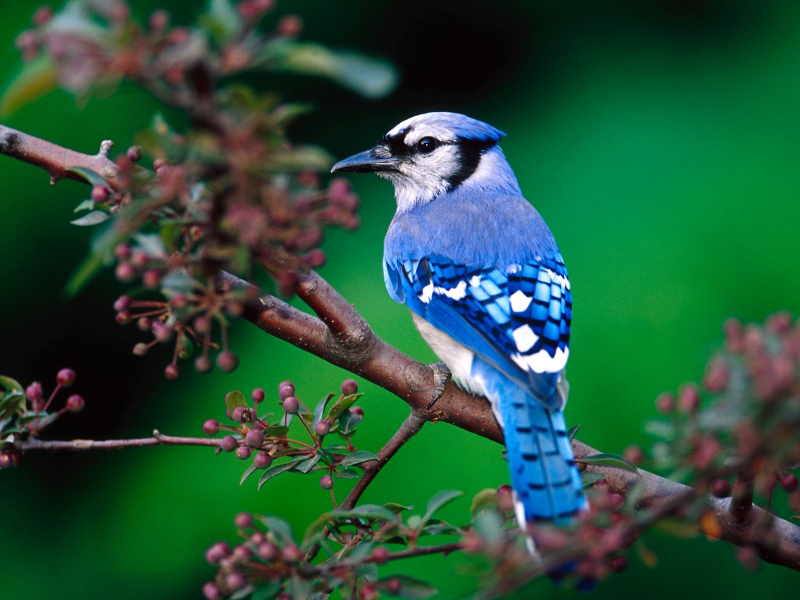
%> input picture src/Beautiful-Green-Nature-With-Birds-Blue-Jay-Bird - Copy.jpg, 1600 x 1200 px (shown at 1/2 size)
$ octave q1.m   (GNU Octave 9; MATLAB toolbox functions it lacks are replaced by stand-ins)
%> lines starting %> are read from the running program, lines starting %| are printed output that depends on the picture
img = imread('Beautiful-Green-Nature-With-Birds-Blue-Jay-Bird - copy.jpg');
%> img is the input picture: size 1200x1600x3 uint8; mean R, G, B 38.2, 82.9, 59.4
img = im2double(rgb2gray(img));
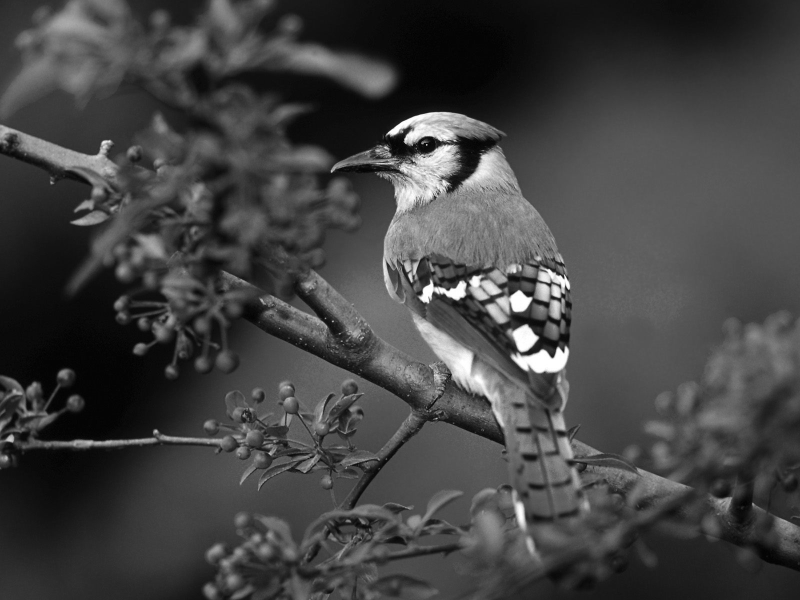
%> img: size 1200x1600 double (shown at 1/2 size); min 0, max 1, mean 0.262

%img = imresize(img, 0.5);
%img = ones(size(img));

blur_angle = 0.5;

sm = size(img) * tand(blur_angle); %safe_margins
%> sm = [10.47 13.96]
sm = ceil(sm) + 2; % +2 to be extra safe...
%> sm = [13 16]

%interp = 'bilinear';
interp = 'bicubic';

%% create synthetic blurred image
% todo: synth blur kernel
r = imrotate(img, blur_angle, interp, 'crop');
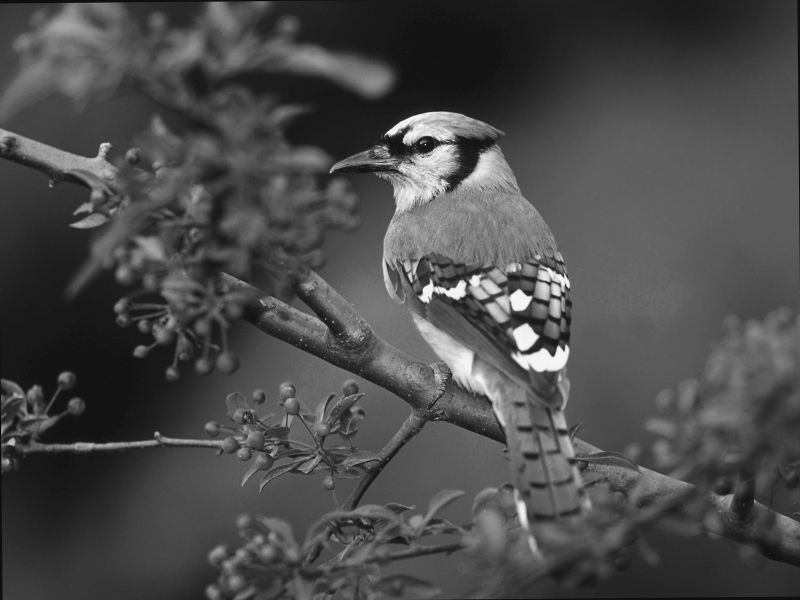
%> r: size 1200x1600 double (shown at 1/2 size); min -0.0675, max 1.04, mean 0.261; drawn with min black and max white
s = (img + r) / 2;

%% derivate by subtracting slightly rotated image
sz = max(size(img));
%> sz = 1600

dth = atand(2/sz); % creates 1 pixel difference at the farmost pixel
%> dth = 0.0716
sdth = s;
N = 3;
for i = 1:N
 sdth = sdth + (-1)^i * nchoosek(N,i) * imrotate(s, dth * i/N, interp, 'crop');
end
%> this loop made 3 passes
%> pass 1, `sdth = sdth + (-1)^i * nchoosek(N,i) * imrotate(s, dth * i/N, interp, ..`:
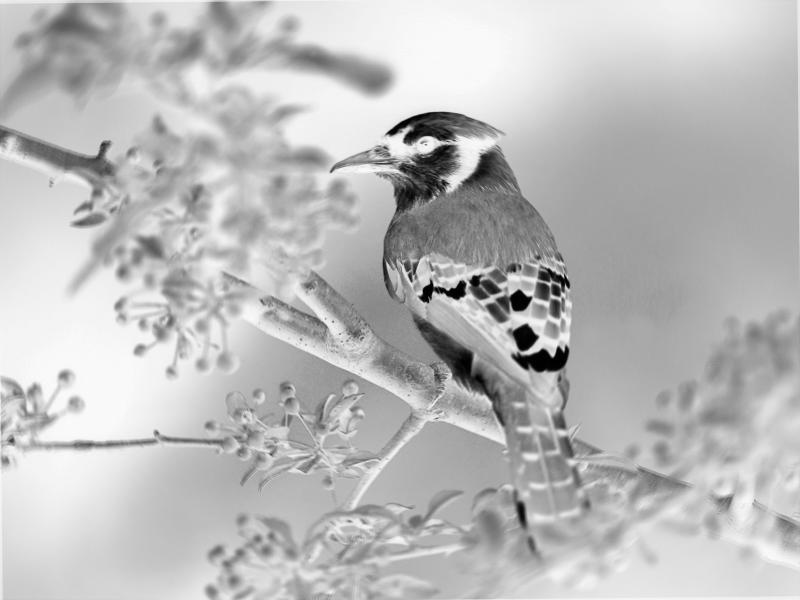
%> sdth: size 1200x1600 double (shown at 1/2 size); min -2.01, max 0.0113, mean -0.523; drawn with min black and max white
%> pass 3, `sdth = sdth + (-1)^i * nchoosek(N,i) * imrotate(s, dth * i/N, interp, ..`:
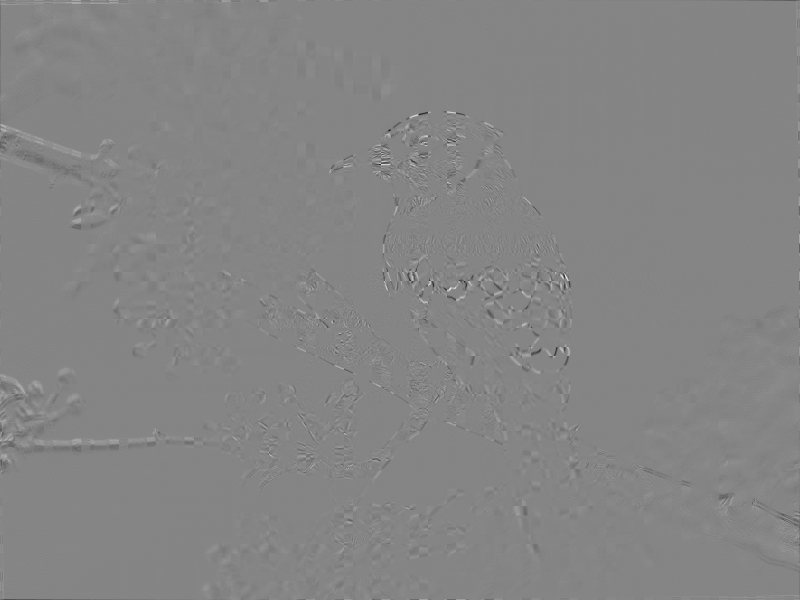
%> sdth: size 1200x1600 double (shown at 1/2 size); min -0.0418, max 0.0383, mean -2.44e-06; drawn with min black and max white
sdth = sdth / (2 ^ N);

%% compare similarity with rotated copies of the derivative
% use gradient descent?
theta = -1:0.02:1;
th_sz = length(theta);
p = zeros(th_sz, 2);

sdth_sm = sdth(sm(1):end-sm(1), sm(2):end-sm(2));
coeff = dot(sdth_sm(:), sdth_sm(:));
%> coeff = 0.0623
for i = 1:th_sz
    si = imrotate(sdth, theta(i), interp, 'crop');
    %score = dot(si(:), sdth(:));
    si_sm = si(sm(1):end-sm(1), sm(2):end-sm(2));
    score = dot(si_sm(:), sdth_sm(:));
    p(i,:) = score / coeff;
end
%> this loop made 101 passes
%> score on passes 1 to 12: 0.00877, 0.0093, 0.00985, 0.0104, 0.011, 0.0117, 0.0124, 0.0132, 0.0141, 0.0149, 0.0159, 0.0169
%> after the loop, p = 101 rows, first 12: [0.141 0.141; 0.149 0.149; 0.158 0.158; 0.167 0.167; 0.177 0.177; 0.188 0.188; 0.2 0.2; 0.212 0.212; 0.226 0.226; 0.24 0.24; 0.255 0.255; 0.271 0.271]

figure(1);
plot(theta, p);
title(['synthetic blur angle = ' num2str(blur_angle)])
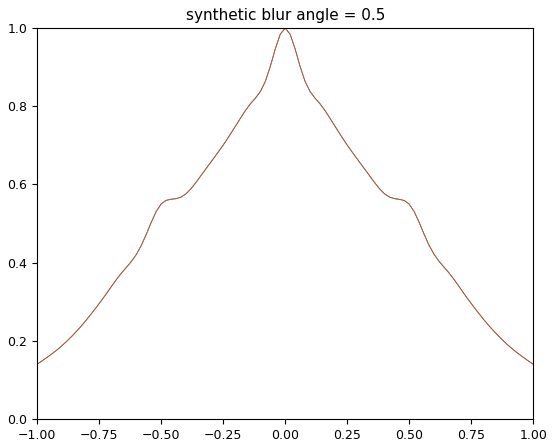
%> figure redrawn from the program's plot data; curve peaks at x = 0, y = 1
